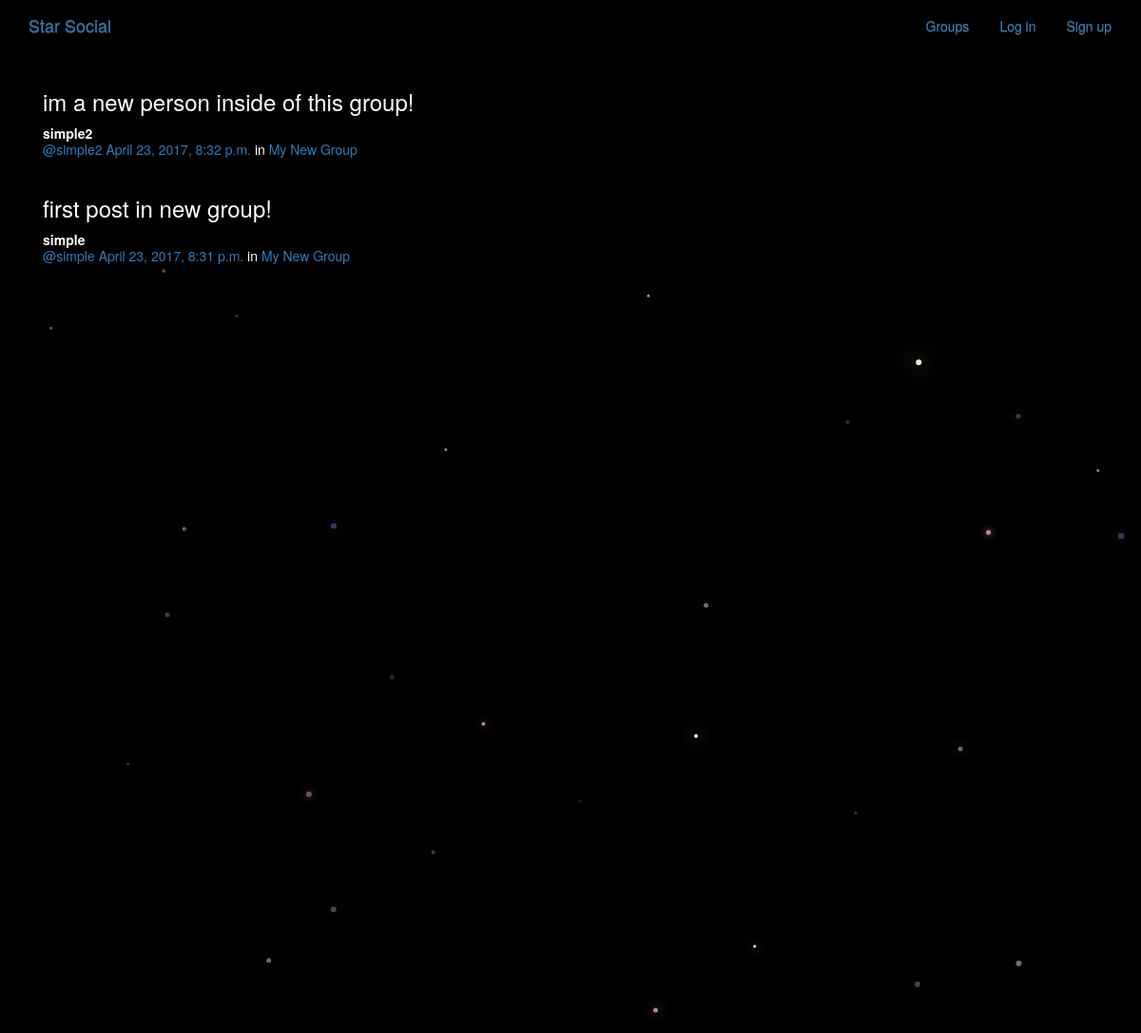
/posts/, run on the app's committed database.
### posts/models.py (models this page shows, shortened)
class Post(models.Model):
    user = models.ForeignKey(User, related_name="posts", on_delete=models.CASCADE)
    created_at = models.DateTimeField(auto_now=True)
    message = models.TextField()
    message_html = models.TextField(editable=False)
    group = models.ForeignKey(Group, related_name="posts", null=True, blank=True, on_delete=models.CASCADE)
    class Meta:
        ordering = ["-created_at"]
        unique_together = ["user", "message"]

### groups/models.py (models this page shows, shortened)
class Group(models.Model):
    name = models.CharField(max_length=255, unique=True)
    slug = models.SlugField(allow_unicode=True, unique=True)
    description = models.TextField(blank=True, default='')
    description_html = models.TextField(editable=False, default='', blank=True)
    members = models.ManyToManyField(User, through="GroupMember")
    class Meta:
        ordering = ["name"]

### posts/views.py (the view)
# urls.py: path("", views.PostList.as_view(), name="all"),
class PostList(SelectRelatedMixin, generic.ListView):
    model = models.Post
    select_related = ("user", "group")

### posts/templates/posts/post_list.html (shortened to what this page needs)
{% extends "posts/post_base.html" %}
{% load humanize %}
{% block post_content %}
<div class="col-md-8">
	{% for post in post_list %}
  {% include "posts/_post.html" %}
	{% endfor %}
</div>
{% endblock %}

### posts/templates/posts/_post.html (shortened to what this page needs)
<div class="post media">
	<h3>{{ post.message_html|safe }}</h3>
	<div class="media-body">
		<strong>{{ post.user.username }}</strong>
		<h5 class="media-heading">
			<span class="username"><a href="{% url 'posts:for_user' username=post.user.username %}">@{{ post.user.username }}</a></span>
			<time class="time"><a href="{% url 'posts:single' username=post.user.username pk=post.pk %}">{{ post.created_at }}</a></time>
			{% if post.group %}
			<span class="group-name">in <a href="#">{{ post.group.name }}</a></span>
			{% endif %}
		</h5>
	</div>
</div>

### static/simplesocial/css/master.css (style rules this page uses)
body { margin: 0; overflow: hidden; background-color: black; color:white; }

### data on the page
Post: message_html "im a new person inside of this group!", user.username "simple2", created_at "April 23, 2017, 8:32 p.m.", group.name "My New Group"
Post: message_html "first post in new group!", user.username "simple", created_at "April 23, 2017, 8:31 p.m.", group.name "My New Group"
